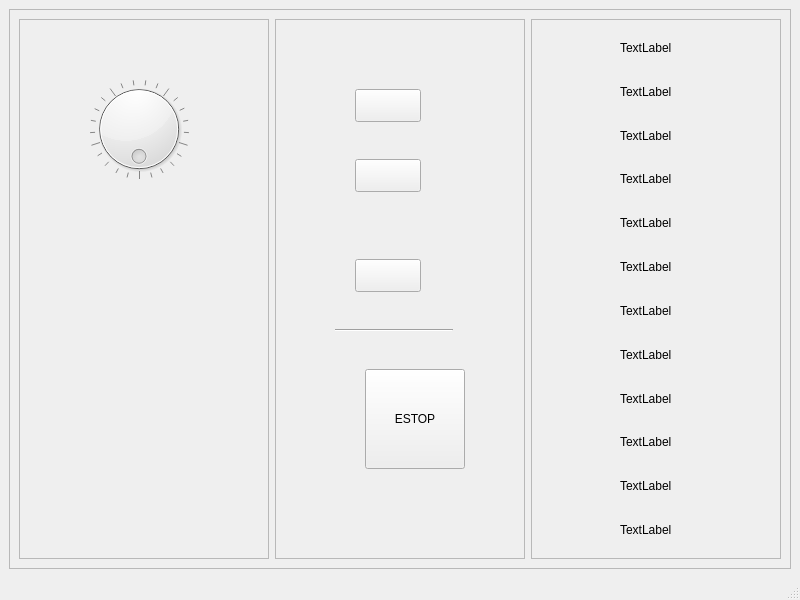
<?xml version="1.0" encoding="UTF-8"?>
<ui version="4.0">
 <class>MainWindow</class>
 <widget class="QMainWindow" name="MainWindow">
  <property name="geometry">
   <rect>
    <x>0</x>
    <y>0</y>
    <width>800</width>
    <height>600</height>
   </rect>
  </property>
  <property name="sizePolicy">
   <sizepolicy hsizetype="Fixed" vsizetype="Fixed">
    <horstretch>0</horstretch>
    <verstretch>0</verstretch>
   </sizepolicy>
  </property>
  <property name="minimumSize">
   <size>
    <width>800</width>
    <height>600</height>
   </size>
  </property>
  <property name="windowTitle">
   <string>MainWindow</string>
  </property>
  <widget class="QWidget" name="centralwidget">
   <layout class="QVBoxLayout" name="verticalLayout">
    <item>
     <widget class="QFrame" name="frame">
      <property name="frameShape">
       <enum>QFrame::StyledPanel</enum>
      </property>
      <property name="frameShadow">
       <enum>QFrame::Raised</enum>
      </property>
      <layout class="QHBoxLayout" name="horizontalLayout">
       <item>
        <widget class="QFrame" name="frame_2">
         <property name="frameShape">
          <enum>QFrame::StyledPanel</enum>
         </property>
         <property name="frameShadow">
          <enum>QFrame::Raised</enum>
         </property>
         <widget class="Dial" name="mpg_dial">
          <property name="geometry">
           <rect>
            <x>70</x>
            <y>60</y>
            <width>100</width>
            <height>100</height>
           </rect>
          </property>
          <property name="wrapping">
           <bool>true</bool>
          </property>
          <property name="notchesVisible">
           <bool>true</bool>
          </property>
         </widget>
        </widget>
       </item>
       <item>
        <widget class="QFrame" name="frame_3">
         <property name="frameShape">
          <enum>QFrame::StyledPanel</enum>
         </property>
         <property name="frameShadow">
          <enum>QFrame::Raised</enum>
         </property>
         <widget class="PushButton" name="pushbutton">
          <property name="geometry">
           <rect>
            <x>80</x>
            <y>70</y>
            <width>66</width>
            <height>33</height>
           </rect>
          </property>
         </widget>
         <widget class="PushButton" name="pushbutton_2">
          <property name="geometry">
           <rect>
            <x>80</x>
            <y>140</y>
            <width>66</width>
            <height>33</height>
           </rect>
          </property>
         </widget>
         <widget class="PushButton" name="pushbutton_3">
          <property name="geometry">
           <rect>
            <x>80</x>
            <y>240</y>
            <width>66</width>
            <height>33</height>
           </rect>
          </property>
         </widget>
         <widget class="RoundButton" name="Roundbutton">
          <property name="geometry">
           <rect>
            <x>90</x>
            <y>350</y>
            <width>100</width>
            <height>100</height>
           </rect>
          </property>
          <property name="minimumSize">
           <size>
            <width>100</width>
            <height>100</height>
           </size>
          </property>
          <property name="text">
           <string>ESTOP</string>
          </property>
          <property name="checked">
           <bool>true</bool>
          </property>
          <property name="pin_name" stdset="0">
           <string>estop</string>
          </property>
          <property name="indicator_option" stdset="0">
           <bool>true</bool>
          </property>
          <property name="shape_option" stdset="0">
           <number>0</number>
          </property>
          <property name="off_color" stdset="0">
           <color>
            <red>50</red>
            <green>205</green>
            <blue>50</blue>
           </color>
          </property>
         </widget>
         <widget class="Line" name="line">
          <property name="geometry">
           <rect>
            <x>60</x>
            <y>310</y>
            <width>118</width>
            <height>3</height>
           </rect>
          </property>
          <property name="orientation">
           <enum>Qt::Horizontal</enum>
          </property>
         </widget>
        </widget>
       </item>
       <item>
        <widget class="QFrame" name="frame_4">
         <property name="frameShape">
          <enum>QFrame::StyledPanel</enum>
         </property>
         <property name="frameShadow">
          <enum>QFrame::Raised</enum>
         </property>
         <layout class="QGridLayout" name="gridLayout">
          <item row="1" column="0">
           <widget class="LED" name="led_turret_lsw_2">
            <property name="pin_name" stdset="0">
             <string>turret_lsw_1</string>
            </property>
           </widget>
          </item>
          <item row="2" column="0">
           <widget class="LED" name="led_turret_lsw_3">
            <property name="pin_name" stdset="0">
             <string>turret_lsw_1</string>
            </property>
           </widget>
          </item>
          <item row="2" column="1">
           <widget class="QLabel" name="label_4">
            <property name="text">
             <string>TextLabel</string>
            </property>
           </widget>
          </item>
          <item row="8" column="0">
           <widget class="LED" name="led_turret_lsw_7">
            <property name="pin_name" stdset="0">
             <string>turret_lsw_1</string>
            </property>
           </widget>
          </item>
          <item row="7" column="1">
           <widget class="QLabel" name="label_10">
            <property name="text">
             <string>TextLabel</string>
            </property>
           </widget>
          </item>
          <item row="9" column="0">
           <widget class="LED" name="led_turret_lsw_8">
            <property name="pin_name" stdset="0">
             <string>turret_lsw_1</string>
            </property>
           </widget>
          </item>
          <item row="8" column="1">
           <widget class="QLabel" name="label_8">
            <property name="text">
             <string>TextLabel</string>
            </property>
           </widget>
          </item>
          <item row="0" column="1" colspan="2">
           <widget class="QLabel" name="label">
            <property name="text">
             <string>TextLabel</string>
            </property>
           </widget>
          </item>
          <item row="0" column="0">
           <widget class="LED" name="led_turret_lsw_1">
            <property name="pin_name" stdset="0">
             <string>turret_lsw_1</string>
            </property>
           </widget>
          </item>
          <item row="9" column="1">
           <widget class="QLabel" name="label_7">
            <property name="text">
             <string>TextLabel</string>
            </property>
           </widget>
          </item>
          <item row="6" column="0">
           <widget class="LED" name="led_turret_lsw_5">
            <property name="pin_name" stdset="0">
             <string>turret_lsw_1</string>
            </property>
           </widget>
          </item>
          <item row="19" column="0">
           <widget class="LED" name="led_turret_lsw_12">
            <property name="pin_name" stdset="0">
             <string>turret_lsw_1</string>
            </property>
           </widget>
          </item>
          <item row="7" column="0">
           <widget class="LED" name="led_turret_lsw_6">
            <property name="pin_name" stdset="0">
             <string>turret_lsw_1</string>
            </property>
           </widget>
          </item>
          <item row="6" column="1">
           <widget class="QLabel" name="label_5">
            <property name="text">
             <string>TextLabel</string>
            </property>
           </widget>
          </item>
          <item row="16" column="1" colspan="2">
           <widget class="QLabel" name="label_9">
            <property name="text">
             <string>TextLabel</string>
            </property>
           </widget>
          </item>
          <item row="1" column="1" colspan="2">
           <widget class="QLabel" name="label_2">
            <property name="text">
             <string>TextLabel</string>
            </property>
           </widget>
          </item>
          <item row="4" column="0">
           <widget class="LED" name="led_turret_lsw_4">
            <property name="pin_name" stdset="0">
             <string>turret_lsw_1</string>
            </property>
           </widget>
          </item>
          <item row="4" column="1">
           <widget class="QLabel" name="label_3">
            <property name="text">
             <string>TextLabel</string>
            </property>
           </widget>
          </item>
          <item row="19" column="1" colspan="2">
           <widget class="QLabel" name="label_11">
            <property name="text">
             <string>TextLabel</string>
            </property>
           </widget>
          </item>
          <item row="18" column="0">
           <widget class="LED" name="led_turret_lsw_11">
            <property name="pin_name" stdset="0">
             <string>turret_lsw_1</string>
            </property>
           </widget>
          </item>
          <item row="17" column="1">
           <widget class="QLabel" name="label_6">
            <property name="text">
             <string>TextLabel</string>
            </property>
           </widget>
          </item>
          <item row="16" column="0">
           <widget class="LED" name="led_turret_lsw_9">
            <property name="pin_name" stdset="0">
             <string>turret_lsw_1</string>
            </property>
           </widget>
          </item>
          <item row="17" column="0">
           <widget class="LED" name="led_turret_lsw_10">
            <property name="pin_name" stdset="0">
             <string>turret_lsw_1</string>
            </property>
           </widget>
          </item>
          <item row="18" column="1">
           <widget class="QLabel" name="label_12">
            <property name="text">
             <string>TextLabel</string>
            </property>
           </widget>
          </item>
         </layout>
        </widget>
       </item>
      </layout>
     </widget>
    </item>
   </layout>
  </widget>
  <widget class="QMenuBar" name="menubar">
   <property name="geometry">
    <rect>
     <x>0</x>
     <y>0</y>
     <width>800</width>
     <height>30</height>
    </rect>
   </property>
  </widget>
  <widget class="QStatusBar" name="statusbar"/>
 </widget>
 <customwidgets>
  <customwidget>
   <class>IndicatedPushButton</class>
   <extends>QPushButton</extends>
   <header>qtvcp.widgets.simple_widgets</header>
  </customwidget>
  <customwidget>
   <class>PushButton</class>
   <extends>QPushButton</extends>
   <header>qtvcp.widgets.simple_widgets</header>
  </customwidget>
  <customwidget>
   <class>Dial</class>
   <extends>QDial</extends>
   <header>qtvcp.widgets.simple_widgets</header>
  </customwidget>
  <customwidget>
   <class>LED</class>
   <extends>QWidget</extends>
   <header>qtvcp.widgets.led_widget</header>
  </customwidget>
  <customwidget>
   <class>ActionButton</class>
   <extends>IndicatedPushButton</extends>
   <header>qtvcp.widgets.action_button</header>
  </customwidget>
  <customwidget>
   <class>RoundButton</class>
   <extends>ActionButton</extends>
   <header>qtvcp.widgets.action_button_round</header>
  </customwidget>
 </customwidgets>
 <resources/>
 <connections/>
</ui>
